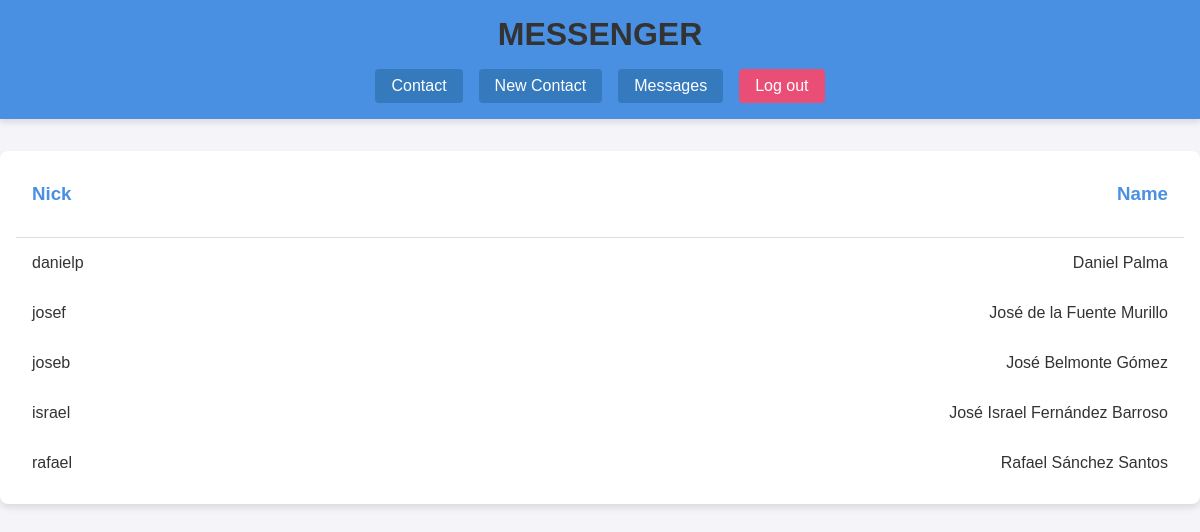
/newContact.php (signed in), run on the app's committed database.
### tables this page shows
CREATE TABLE `users` (
  `iduser` int UNSIGNED NOT NULL,
  `nick` varchar(16) NOT NULL,
  `password` varchar(16) NOT NULL DEFAULT '0000',
  `name` varchar(50) NOT NULL
);

### newContact.php (the view, shortened to what this page needs)
<!doctype html>
<html lang="en">
<head>
    <link rel="stylesheet" href="assets/style.css">
    <link rel="stylesheet" href="assets/librerias/sweetalert2.min.css">
</head>
<body>
<?php
require_once("assets/header.php");
$nick = $_SESSION["usuario"];
$conection = (new Connection())->getPdo();
$response = $conection->prepare("SELECT u.nick, u.name, u.iduser FROM users u LEFT JOIN contacts c ON u.iduser = c.idcontact AND c.iduser = (SELECT iduser FROM users WHERE nick = :nick) WHERE c.idcontact IS NULL AND u.iduser <> (SELECT iduser FROM users WHERE nick = :nick2)");
$response->bindParam(':nick', $nick);
$response->bindParam(':nick2', $nick);
$response->execute();
$table = $response->fetchAll();
?>
<main>
    <div class="container">
        <?php
        if (!isset($_REQUEST["i"])){
            ?>
            <div id="tablaNewAccount">
                <div id="newAccount">
                    <div class="accounts titulo">
                        <h3>Nick</h3>
                        <h3>Name</h3>
                    </div>
                    <?php
                    for ($i = 0; $i < $response->rowCount(); $i++) {
                        ?>
                        <a href="newContact.php?i=<?=$i?>" >
                            <div class="apartado ">
                                <p><?=$table[$i]["nick"]?></p>
                                <p><?=$table[$i]["name"]?></p>
                            </div>
                        </a>
                        <?php
                    }
                    ?>
                </div>
            </div>
            <?php
        }
        ?>
    </div>
</main>
</body>
</html>

### assets/style.css (style rules this page uses)
* { margin: 0; padding: 0; box-sizing: border-box; }
html, body { height: 100%; margin: 0; font-family: Arial, sans-serif; }
.container { display: flex; flex-direction: column; }
main { flex: 1; overflow: auto; }
body { font-family: Arial, sans-serif; color: #333; background-color: #f4f4f9; display: flex; flex-direction: column; min-height: 100vh; }
.container { max-width: 1200px; margin: 2rem auto; padding: 1rem; background: #ffffff; border-radius: 8px; box-shadow: 0 4px 6px rgba(0,0,0,0.1); }
h1, h2, h3, h4 { margin-bottom: 1rem; color: #4a90e2; }
#tablaNewAccount #newAccount { display: flex; flex-direction: column; }
#tablaNewAccount #newAccount .apartado { display: flex; justify-content: space-between; padding: 1rem 1rem; }
#tablaNewAccount .accounts { display: flex; justify-content: space-between; padding: 1rem 1rem; border-bottom: 1px solid #ddd; }
#tablaNewAccount #newAccount a { text-decoration: none; color: #333; transition: background-color 0.3s; }

### data on the page
users: nick "danielp", name "Daniel Palma"
users: nick "josef", name "José de la Fuente Murillo"
users: nick "joseb", name "José Belmonte Gómez"
users: nick "israel", name "José Israel Fernández Barroso"
users: nick "rafael", name "Rafael Sánchez Santos"
